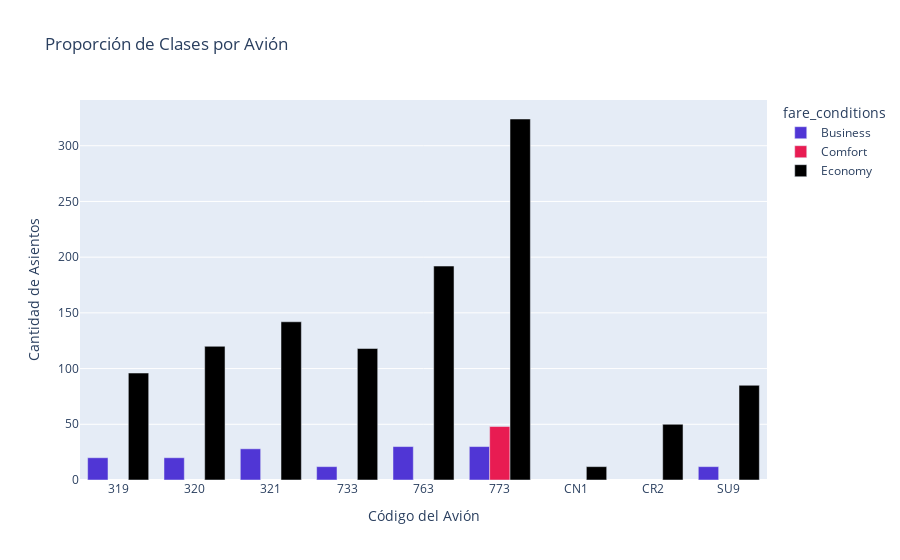

Here is the notebook cell this chart was saved with:
### Code cell
# Agrupar y contar
grouped = seatsdf.groupby(['aircraft_code', 'fare_conditions']).size().unstack()

# Resetear el índice para facilitar el uso en plotly
grouped = grouped.reset_index()

# Convertir el DataFrame a formato largo para plotly
grouped_long = grouped.melt(id_vars='aircraft_code', var_name='fare_conditions', value_name='count')

# Crear el gráfico de barras agrupadas
fig = px.bar(grouped_long, 
             x='aircraft_code', 
             y='count', 
             color='fare_conditions', 
             color_discrete_sequence=['#5036D5', '#E81C52', '#000000', '#FFFFFF'],
             title='Proporción de Clases por Avión',
             labels={'aircraft_code': 'Código del Avión', 'count': 'Cantidad de Asientos'},
             barmode='group')

# Mostrar el gráfico
fig.show()

### Figure 1 — Plotly figure (JSON) as saved in the notebook; plotly's stock layout.template omitted (floating-point values rounded to 4 significant figures)
{"data": [{"alignmentgroup": "True", "hovertemplate": "fare_conditions=Business<br>Código del Avión=%{x}<br>Cantidad de Asientos=%{y}<extra></extra>", "legendgroup": "Business", "marker": {"color": "#5036D5", "pattern": {"shape": ""}}, "name": "Business", "offsetgroup": "Business", "orientation": "v", "showlegend": true, "textposition": "auto", "type": "bar", "x": ["319", "320", "321", "733", "763", "773", "CN1", "CR2", "SU9"], "xaxis": "x", "y": [20, 20, 28, 12, 30, 30, null, null, 12], "yaxis": "y"}, {"alignmentgroup": "True", "hovertemplate": "fare_conditions=Comfort<br>Código del Avión=%{x}<br>Cantidad de Asientos=%{y}<extra></extra>", "legendgroup": "Comfort", "marker": {"color": "#E81C52", "pattern": {"shape": ""}}, "name": "Comfort", "offsetgroup": "Comfort", "orientation": "v", "showlegend": true, "textposition": "auto", "type": "bar", "x": ["319", "320", "321", "733", "763", "773", "CN1", "CR2", "SU9"], "xaxis": "x", "y": [null, null, null, null, null, 48, null, null, null], "yaxis": "y"}, {"alignmentgroup": "True", "hovertemplate": "fare_conditions=Economy<br>Código del Avión=%{x}<br>Cantidad de Asientos=%{y}<extra></extra>", "legendgroup": "Economy", "marker": {"color": "#000000", "pattern": {"shape": ""}}, "name": "Economy", "offsetgroup": "Economy", "orientation": "v", "showlegend": true, "textposition": "auto", "type": "bar", "x": ["319", "320", "321", "733", "763", "773", "CN1", "CR2", "SU9"], "xaxis": "x", "y": [96, 120, 142, 118, 192, 324, 12, 50, 85], "yaxis": "y"}], "layout": {"barmode": "group", "legend": {"title": {"text": "fare_conditions"}, "tracegroupgap": 0}, "title": {"text": "Proporción de Clases por Avión"}, "xaxis": {"anchor": "y", "domain": [0, 1], "title": {"text": "Código del Avión"}}, "yaxis": {"anchor": "x", "domain": [0, 1], "title": {"text": "Cantidad de Asientos"}}}}
